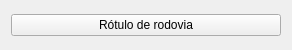
<?xml version="1.0" encoding="UTF-8"?>
<ui version="4.0">
 <class>Form</class>
 <widget class="QWidget" name="Form">
  <property name="geometry">
   <rect>
    <x>0</x>
    <y>0</y>
    <width>292</width>
    <height>50</height>
   </rect>
  </property>
  <property name="windowTitle">
   <string>Form</string>
  </property>
  <layout class="QGridLayout" name="gridLayout">
   <item row="0" column="0">
    <widget class="QPushButton" name="addFeatureBtn">
     <property name="text">
      <string>Rótulo de rodovia</string>
     </property>
    </widget>
   </item>
  </layout>
 </widget>
 <resources/>
 <connections/>
</ui>
